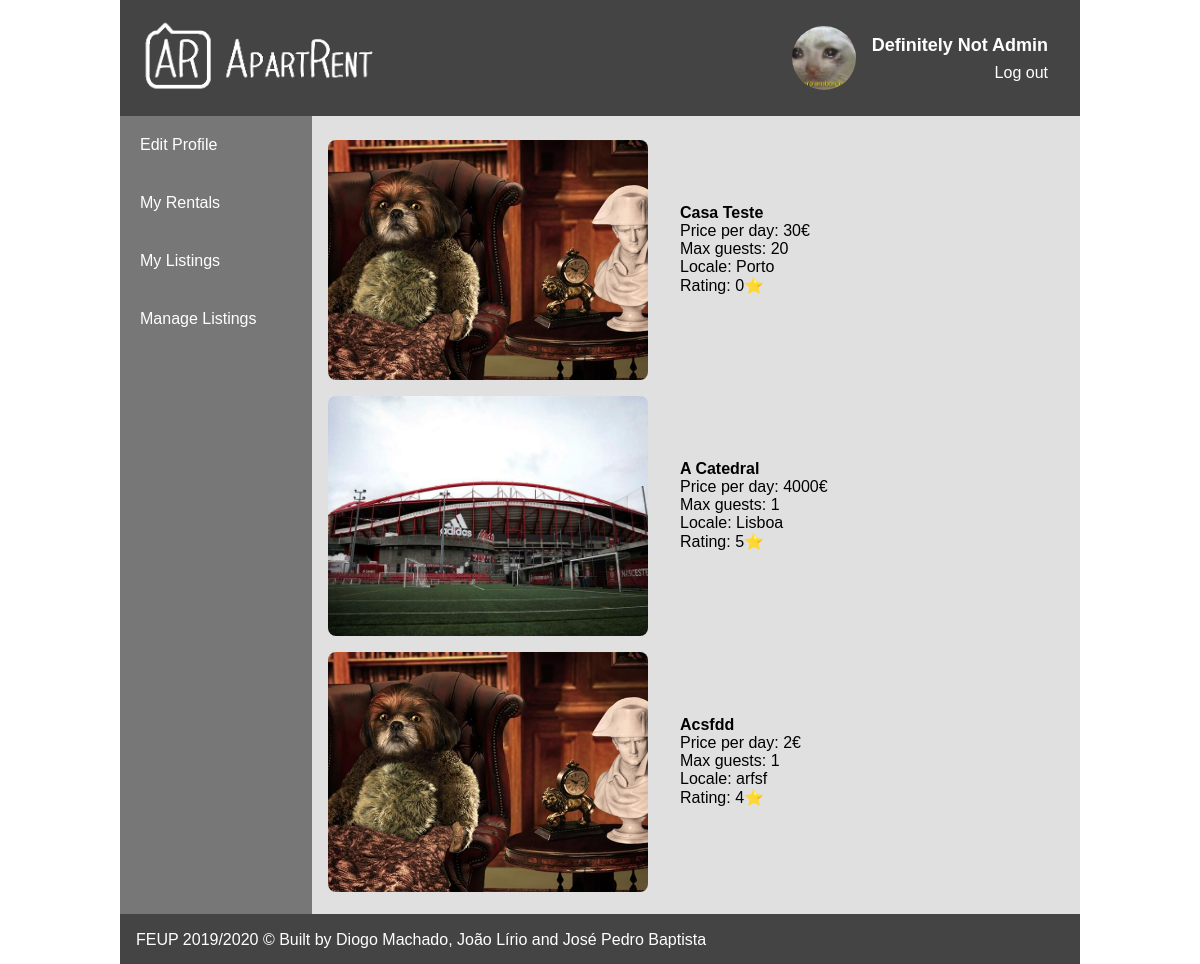
The page /pages/listings.php (signed in) on the database its author committed.
### tables this page shows
CREATE TABLE Apartment (id INTEGER PRIMARY KEY AUTOINCREMENT, address VARCHAR NOT NULL, postal_code CHAR (8) NOT NULL, daily_price REAL NOT NULL, description TEXT, owner INTEGER REFERENCES User (idUser), locale TEXT NOT NULL, listing_name TEXT NOT NULL, n_guests INTEGER NOT NULL CONSTRAINT "Number Guests" CHECK (n_guests > 0), n_ratings INTEGER DEFAULT (0) NOT NULL CONSTRAINT "Number Ratings" CHECK (n_ratings >= 0), average_rating DOUBLE CONSTRAINT "Average Rating Limits" CHECK (0.0 <= average_rating <= 5.0), CHECK (daily_price > 0), CHECK (postal_code LIKE '____-___'));

### pages/listings.php (called while the page is built, shortened)
<?php
    include_once('../templates/header.php');
    include_once('../templates/listings.php');
    include_once('../templates/footer.php');
?>

### includes/session.php (called while the page is built, shortened)
<?php
    function getUserID() {
        return $_SESSION['userID'];
    }
?>

### database/db_apartRent.php (called while the page is built, shortened)
<?php
    function getApartmentByID($id) {
        global $db;
        $stmt = $db->prepare('SELECT *
                              FROM Apartment
                              WHERE id = :id');
        $stmt->bindParam(":id", $id, PDO::PARAM_INT);
        $stmt->execute();
        return $stmt->fetch();
    }
    function getUserListings($userID) {
        global $db;
        $stmt = $db->prepare('SELECT id
                              FROM Apartment
                              WHERE owner = :user');
        $stmt->bindParam(":user", $userID, PDO::PARAM_INT);
        $stmt->execute();
        return $stmt->fetchAll();
    }
?>

### database/photo.php (called while the page is built, shortened)
<?php
    function getApartmentPhotos($idApartment)
 {
        global $db;
        $stmt = $db->prepare('SELECT idPhoto
                              FROM [Apartment-Photo]
                              WHERE idApartment = :idWantedApartment');
        $stmt->bindParam(":idWantedApartment", $idApartment, PDO::PARAM_INT);
        $stmt->execute();
        return $stmt->fetchAll();
    }
    function getPhotoPath($photoID)
 {
        return '../uploadedImages/'.$photoID.'.jpg';
    }
?>

### templates/listingInfo.php (the view, shortened to what this page needs)
<?php
function showListing($listing)
{
    $apartment = getApartmentByID($listing['id']);
    $apartment_images = getApartmentPhotos($listing['id']);
    $image_path = getPhotoPath($apartment_images[0]['idPhoto']);
    $apartment_name = $apartment['listing_name'];
    $apartment_daily_price = $apartment['daily_price'];
    $apartment_max = $apartment['n_guests'];
    $apartment_locale = $apartment['locale'];
    $apartment_rating = $apartment['average_rating'];
    echo    '<article>
                <a href="../pages/apartment.php?id='.$listing['id'].'">
                    <img src="' . $image_path . '" alt="">
                    <section class="info">
                        <span id="nome">' . $apartment_name . '</span>
                        <span id="preco"> ' . $apartment_daily_price . '</span>
                        <span id="max_pessoas">' . $apartment_max . '</span>
                        <span id="localidade"> ' . $apartment_locale . ' </span>
                        <span id="rating">' . $apartment_rating . '</span>
                    </section>
                </a>';
    echo '</article>';
}
?>

### templates/listings.php (shortened to what this page needs)
<?php
include_once('../actions/validSession.php');
include_once('../includes/init.php');
include_once('../templates/listingInfo.php');
include_once('../database/db_apartRent.php');
include_once('../database/photo.php');
?>
<div class="profile-container" id="profile-container">
    <div class="profile-side-menu">
        <a href="../pages/editProfile.php">Edit Profile</a>
        <a href="../pages/viewRentals.php">My Rentals</a>
        <a href="../pages/listings.php">My Listings</a>
        <a href="../pages/listings.php?manage=1">Manage Listings</a>
    </div>
    <section class='results'>
        <?php
        $userID = getUserID();
        $query_results = getUserListings($userID);
        if (count($query_results) == 0) {
            echo '<p> No results found. </p>';
        }
        else
        {
            foreach ($query_results as $apartmentID)
            {
                showListing($apartmentID);
            }
        }
        ?>
    </section>
</div>

### css/style.css (style rules this page uses)
body { font-family: 'Trebuchet MS', sans-serif; }
.results { padding: 1em; }
.results article { padding-top: 0.5em; padding-bottom: 0.5em; display: flex; flex-direction: row; }
.results > article > a { text-decoration: none; color: #000; }
.results .info #nome { font-weight: bolder; }
.results .info #preco:before { content: 'Price per day: '; }
.results .info #preco:after { content: '€'; }
.results .info #max_pessoas:before { content: 'Max guests: '; }
.results .info #localidade:before { content: 'Locale: '; }
.results .info #rating:before { content: 'Rating: '; }
.results .info #rating:after { content: '\2B50'; }
.profile-container { background-color: #E0E0E0; }
.profile-side-menu { background-color: #777777; }
.profile-side-menu a { text-decoration: none; font-size: 100%; color: #fff; }
.profile-side-menu a { padding: 20px 20px 20px 20px; display: block; }

### css/layout.css (style rules this page uses)
body { margin: 0 auto; width: 60em; }
.profile-container { display: grid; grid-template-rows: auto auto; grid-template-columns: 12em auto; }
.profile-side-menu { grid-column: 1; grid-row: 1; }
.results { padding: 1em; }
.results article { display: flex; flex-direction: row; }
.results > article > a { display: flex; }
.results .info { display: flex; flex-direction: column; margin-left: 2em; margin-top: 4em; }
.results > article img { height: 15em; width: 20em; object-fit: cover; border-radius: 8px; }

### rows shown on the page
apartment: listing_name "Casa Teste", daily_price "30", n_guests "20", locale "Porto", average_rating "0"
apartment: shows a picture, listing_name "A Catedral", daily_price "4000", n_guests "1", locale "Lisboa", average_rating "5"
apartment: listing_name "Acsfdd", daily_price "2", n_guests "1", locale "arfsf", average_rating "4"

### other values the page prints
$_SESSION['name'] "Definitely Not Admin"
